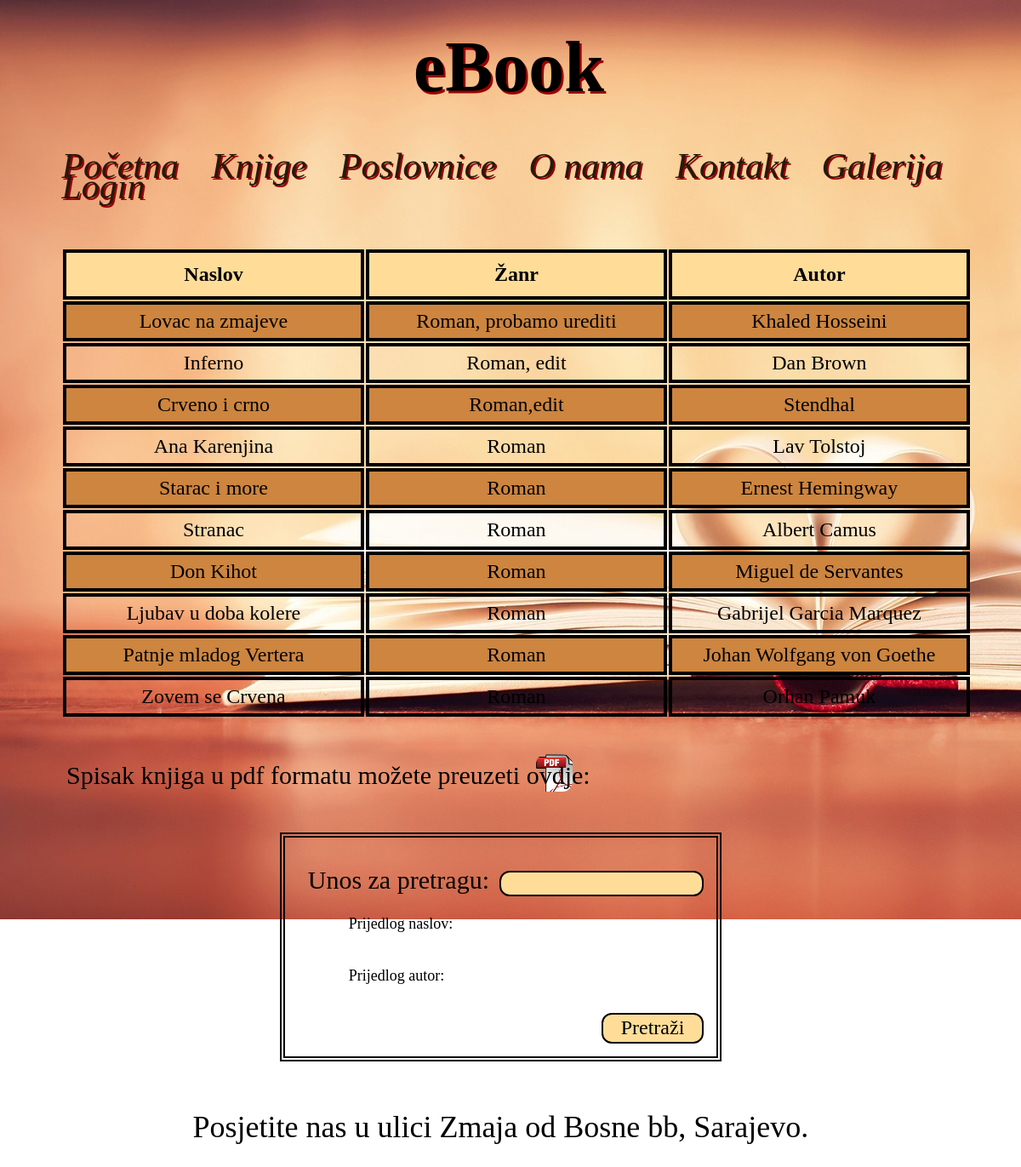
/Knjige.php, run on the app's committed database.
### tables this page shows
CREATE TABLE IF NOT EXISTS `knjige` (
  `id` int(11) NOT NULL AUTO_INCREMENT,
  `poslovnice` int(11) NOT NULL,
  `naslov` varchar(50) NOT NULL,
  `zanr` varchar(50) NOT NULL,
  `autor` varchar(50) NOT NULL,
  PRIMARY KEY (`id`),
  UNIQUE KEY `naslov` (`naslov`),
  KEY `poslovnice` (`poslovnice`)
);

### Knjige.php (the view, shortened to what this page needs)
<!DOCTYPE HTML>
<HTML>
  <HEAD>
    <link rel="stylesheet" type="text/css" href="stil.css">
   </HEAD>
<BODY>
     <div class="red">
	     <div class="Kolona jedan">
		    <h1 class="Naslov">eBook</h1>
		 </div>
	   </div>
	   <div class="red">
	     <div class="Kolona jedan">
		    <div class="meni">
             <ul>
             <li><a href="Pocetna.php">Početna</a></li>
             <li><a href="Knjige.php">Knjige</a></li>
             <li><a href="Poslovnice.php">Poslovnice</a></li>
             <li><a href="Onama.php">O nama</a></li>
             <li><a href="Kontakt.php">Kontakt</a></li>
			 <li class="DropDownMenu">
                <a href="#" class="DropBtn" onclick="DropDown()">Galerija</a>
                  <div id="DropDownId" class="DropDownItem">
			<li><a href="Login.php">Login</a></li>
                  </div>
               </li>
             </ul>
           </div>
	     </div>
	   </div>
		<div class="red">
		   <div class="Kolona jedan">
		     <table class="Tabela">
			   <tr>
                 <th>Naslov</th>
                 <th>Žanr</th>
                 <th>Autor</th>
             <?php
              $baza = new PDO("mysql:dbname=knjizaraebook;host=localhost;charset=utf8","rhoso1","rhoso1");
              $sql = $baza->prepare("SELECT * FROM knjige");
              $sql->execute();
              while($rezultat = $sql->fetch(PDO::FETCH_ASSOC))
		   {
          ?>
			   <tr>
			   <td><?php echo $rezultat["naslov"]; ?></td>
			   <td><?php echo $rezultat["zanr"]; ?></td>
			   <td><?php echo $rezultat["autor"]; ?></td>
			   </tr>
			   <?php
                      }
	        	?>
              </table>
		  </div>
		</div>
		<div class="red">
			    <div class="Kolona jedan">
				    <p class="pdfParagraf">Spisak knjiga u pdf formatu možete preuzeti ovdje:</p>
					<form class="pdf" action="Knjige.php" method="post">
			          <input type="submit" class="pdfBtn" name="pdfBtn" value="">
			        </form>
				</div>
            </div>
		<div class="red">
		    <div class="Kolona jedan">
			   <form action="Knjige.php" method="post">
			     <table class="Granica">
				   <tr>
				   <td><label class="Naziv">Unos za pretragu:</label><input class="UnesiText" type="text" name="Knjiga" id="InputKnjiga" onkeyup="Pretraga(this.value)" required></td>
				   </tr>
				   <tr>
				   <td><p class="prijedlog">Prijedlog naslov:<span class="span" id="suggLabel"></span></p></td>
				   </tr>
				    <tr>
				   <td><p class="prijedlog">Prijedlog autor:<span id="suggLabel2"></span></p></td>
				   </tr>
				   <tr>
				   <td><input class="btnPotvrdi" type="submit" name="PretraziBtn" value="Pretraži" id="BtnKnjiga" onclick="Pretrazi()"></td>
				   </tr>
				 </table>
               </form>
			</div>
		 </div>
	        <div class="red">
			    <div class="Kolona jedan">
				    <p class="kraj">Posjetite nas u ulici Zmaja od Bosne bb, Sarajevo.</p>
				</div>
            </div>
</BODY>
</HTML>

### stil.css (style rules this page uses)
* { box-sizing:border-box; }
body { background-image:url("Slike/home.jpg"); background-repeat:no-repeat; background-attachment:fixed; overflow-x:hidden; display:block; min-width:20%; min-height:20%; }
h1.Naslov { font-size:7vw; font-family:monotype corsiva; float:left; margin-left:39vw; margin-top:1vw; text-shadow:2.5px 2.5px #990000; }
.meni { padding-bottom:0.3vw; margin-top:-4vw; float:left; padding-top:4vw; }
.meni ul li { display:inline; text-align:left; font-size:3.5vw; font-style:oblique; font-family:monotype corsiva; margin:2vw; margin-left:1.2vw; margin-top:-4vw; float:left; text-shadow:2px 2px #990000; }
.meni ul a { text-decoration:none; color:#27190c; }
.red { padding: 10px; width:100%; float:left; min-height: 1px; background-color:transparent; }
.Kolona { background: red; margin-left: 1%; margin-right: 1%; display: inline-block; float: left; min-height: 20px; background-color:transparent; }
.jedan { width:98%; }
.Kolona:first-child { margin-left: 0px; }
.Kolona:last-child { margin-right: 0px; }
.Granica { margin:auto; border: 0.5vw double black; padding:1vw; background-image:transparent; }
input.UnesiText { font-family:monotype corsiva; font-size:2vw; width:20vw; height:2.5vw; background-color:#ffdd99; margin-top:2vw; float:right; }
input.btnPotvrdi { font-family:monotype corsiva; font-size:2vw; height:3vw; width:10vw; background-color:#ffdd99; float:right; }
.Tabela { font-family:monotype corsiva; width:98%; border-radius:5vw; float:left; padding-left:2vw; padding-right:2vw; margin-left:2.5vw; }
.Tabela td,th { border:0.4vw solid black; text-align:center; padding:0.5vw; font-size:2vw; }
.Tabela tr:nth-child(even) { background-color:#cd853f; }
.Tabela th { padding-top:1vw; padding-bottom:1vw; background-color:#ffdd99; font-size:2vw; width:20vw; }
p.kraj { text-align:center; font-family:monotype corsiva; font-size:3vw; }
label { text-align: left; font-family:monotype corsiva; font-size: 2.5vw; margin-left:1vw; float:left; margin-top:1.5vw; }
input { width: 22vw; height:2.9vw; margin-top:0.9vw; margin-left:1vw; background-color:#ffdd99; border:0.2vw solid black; border-radius:1vw; float:left; }
.DropBtn { display: inline-block; text-align: center; text-decoration: none; }
li.DropDownMenu { display: inline-block; }
.DropDownItem { display: none; position: absolute; background-color:#ffb366; width:18vw; padding:2vw; }
input.pdfBtn { background-image:url("Slike/pdf.png"); background-color:transparent; width:3.6vw; height:3.7vw; border:0.1 vw black solid; margin-top:-6vw; margin-left:51vw; border:0vw solid black; }
p.pdfParagraf { font-family:monotype corsiva; font-size:2.5vw; margin-left:5vw; }
p.prijedlog { font-family:monotype corsiva; font-size:1.5vw; margin-left:5vw; }

### data on the page
knjige: naslov "Lovac na zmajeve", zanr "Roman, probamo urediti", autor "Khaled Hosseini"
knjige: naslov "Inferno", zanr "Roman, edit", autor "Dan Brown"
knjige: naslov "Crveno i crno", zanr "Roman,edit", autor "Stendhal"
knjige: naslov "Ana Karenjina", zanr "Roman", autor "Lav Tolstoj"
knjige: naslov "Starac i more", zanr "Roman", autor "Ernest Hemingway"
knjige: naslov "Stranac", zanr "Roman", autor "Albert Camus"
knjige: naslov "Don Kihot", zanr "Roman", autor "Miguel de Servantes"
knjige: naslov "Ljubav u doba kolere", zanr "Roman", autor "Gabrijel Garcia Marquez"
knjige: naslov "Patnje mladog Vertera", zanr "Roman", autor "Johan Wolfgang von Goethe"
knjige: naslov "Zovem se Crvena", zanr "Roman", autor "Orhan Pamuk"
